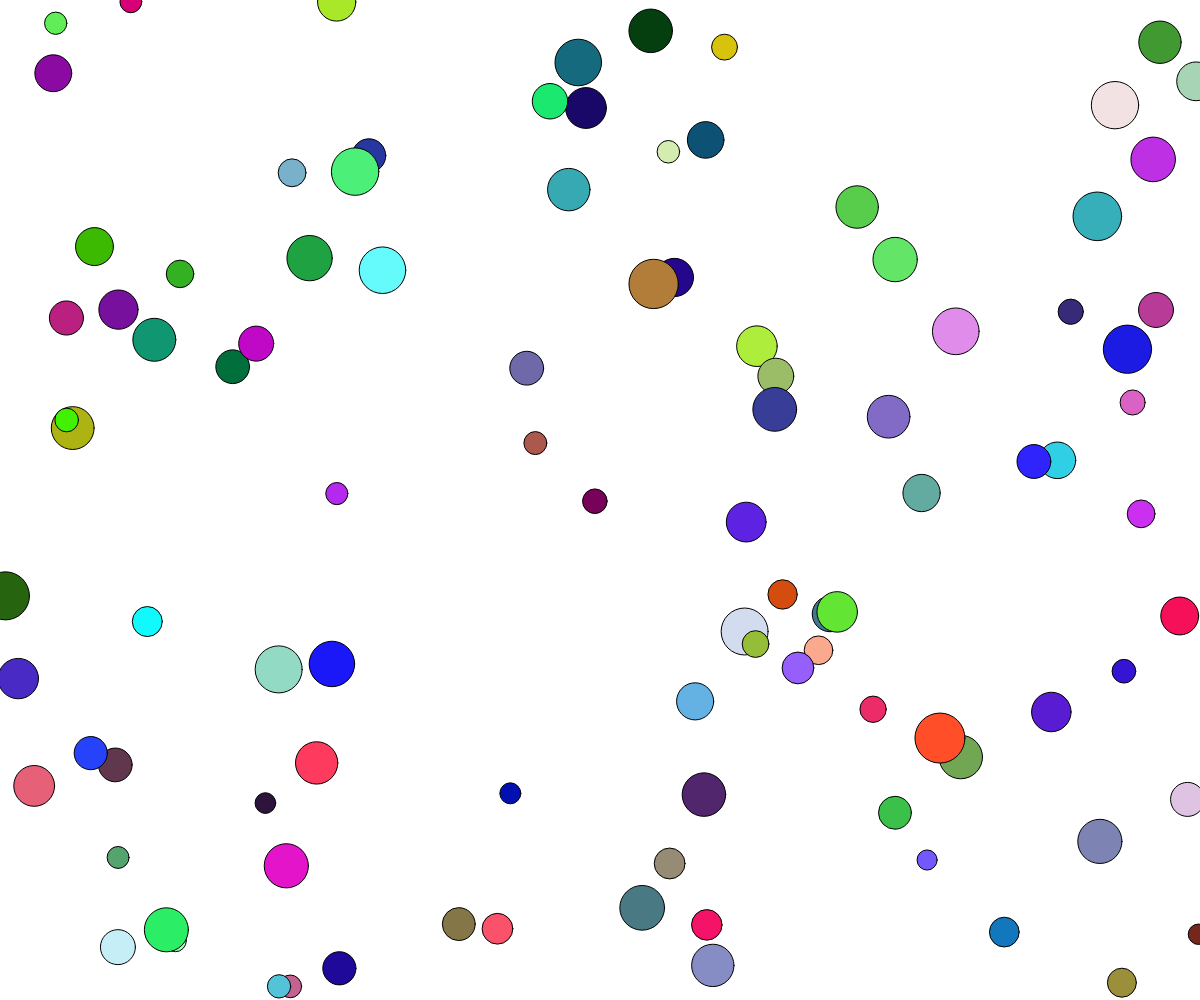
Frame 1 (no input)
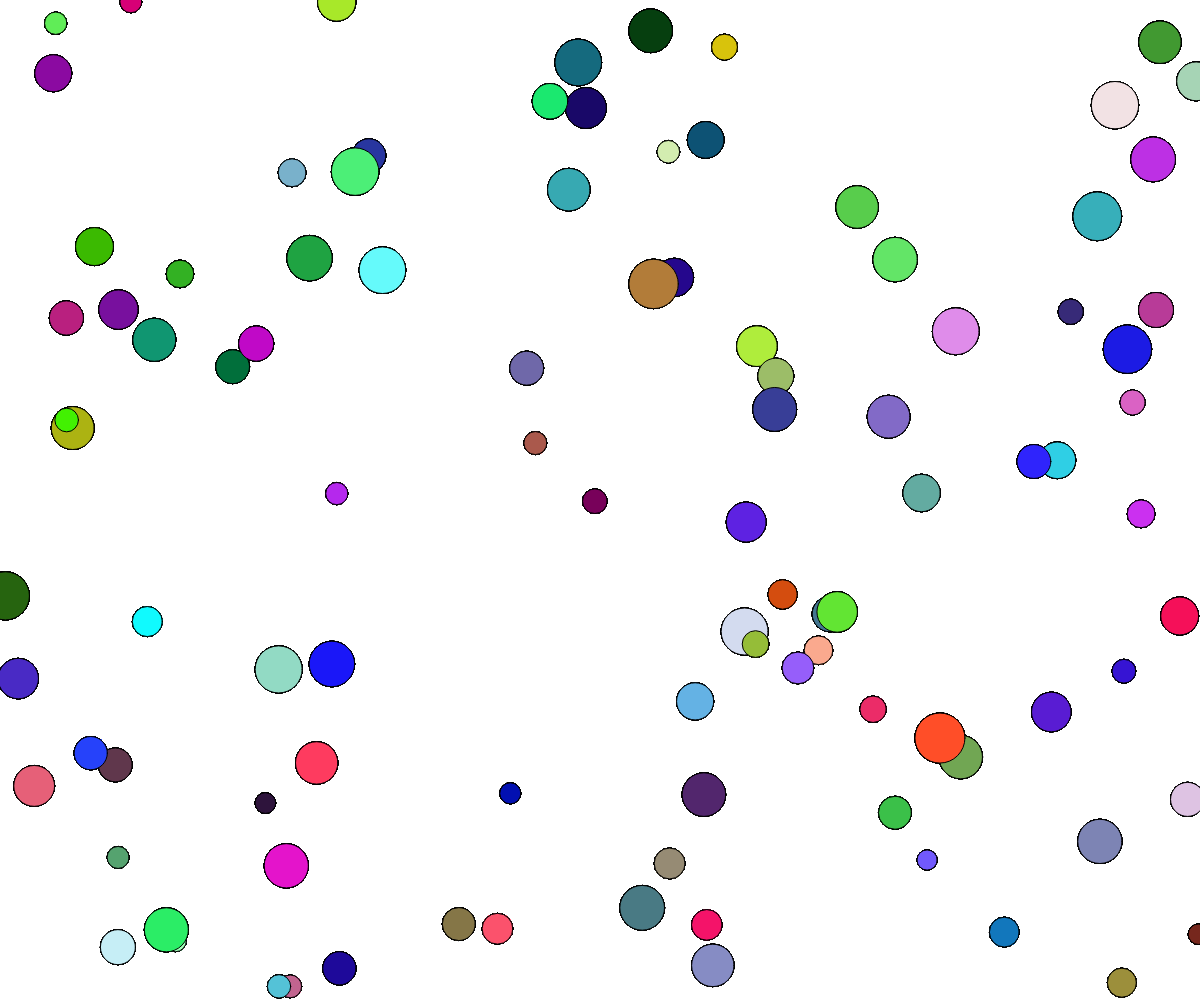
Frame 60 (no input)
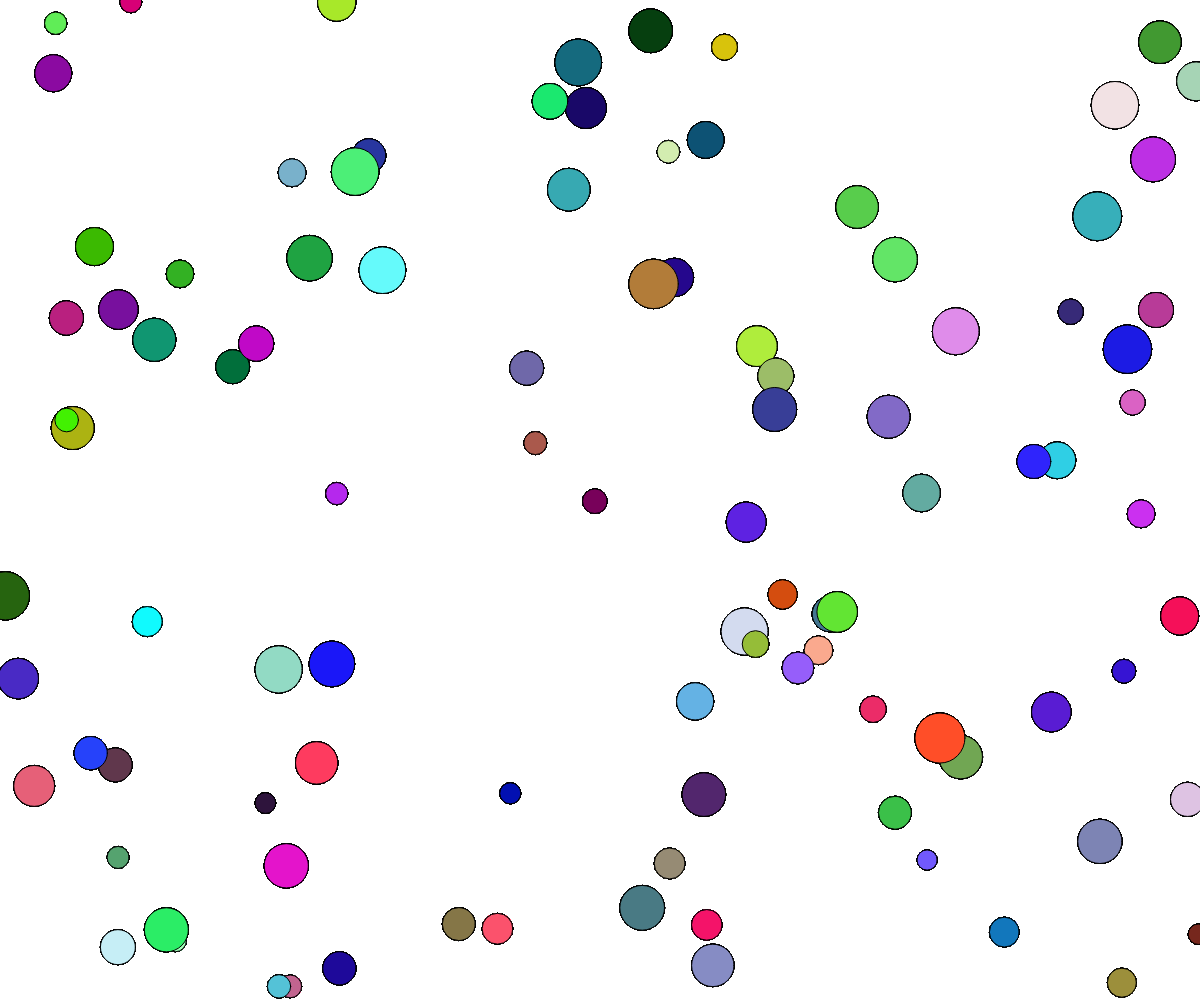
Frame 120 (the mouse pressed at the canvas centre since frame 60)

The p5.js sketch that drew these frames (run headless with seeded random() and noise() and a simulated clock; from frame 60 on, the mouse is pressed at the canvas centre):

// p5.js sketch
// ── sketch.js
var obstacles = [];
function setup() {
  createCanvas(windowWidth, windowHeight);
  for (var i=0; i < 100; i++){
   obstacles[i] = new Obstacle("malus");
  }  
}
function draw() {
  for (var i=0; i < 100; i++){
 obstacles[i].display();
  }
}
function Obstacle(genre){
  this.type = genre;
  this.x = random(0,windowWidth);
  this.y = random(0,windowHeight);
  this.size = random(20,50);
  this.couleur = color(random(0,255),random(0,255),random(0,255));
  
  this.display = function(){
    fill(this.couleur);
    ellipse(this.x,this.y,this.size,this.size);
  }
}
